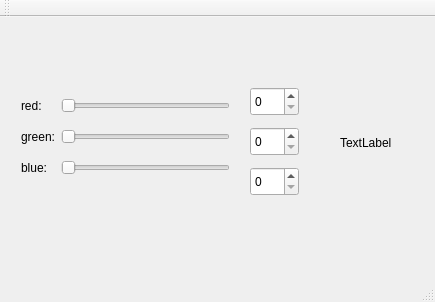
<?xml version="1.0" encoding="UTF-8"?>
<ui version="4.0">
 <class>MainWindow</class>
 <widget class="QMainWindow" name="MainWindow">
  <property name="geometry">
   <rect>
    <x>0</x>
    <y>0</y>
    <width>435</width>
    <height>302</height>
   </rect>
  </property>
  <property name="windowTitle">
   <string>MainWindow</string>
  </property>
  <widget class="QWidget" name="centralWidget">
   <widget class="QWidget" name="gridLayoutWidget">
    <property name="geometry">
     <rect>
      <x>10</x>
      <y>60</y>
      <width>231</width>
      <height>121</height>
     </rect>
    </property>
    <layout class="QGridLayout" name="gridLayout">
     <item row="1" column="1">
      <widget class="QSlider" name="horizontalSliderRed">
       <property name="orientation">
        <enum>Qt::Horizontal</enum>
       </property>
      </widget>
     </item>
     <item row="2" column="1">
      <widget class="QSlider" name="horizontalSliderGreen">
       <property name="orientation">
        <enum>Qt::Horizontal</enum>
       </property>
      </widget>
     </item>
     <item row="3" column="0">
      <widget class="QLabel" name="labelBlue">
       <property name="text">
        <string>blue:</string>
       </property>
      </widget>
     </item>
     <item row="1" column="0">
      <widget class="QLabel" name="labelRed">
       <property name="text">
        <string>red:</string>
       </property>
      </widget>
     </item>
     <item row="2" column="0">
      <widget class="QLabel" name="labelGreen">
       <property name="text">
        <string>green:</string>
       </property>
      </widget>
     </item>
     <item row="3" column="1">
      <widget class="QSlider" name="horizontalSliderBlue">
       <property name="orientation">
        <enum>Qt::Horizontal</enum>
       </property>
      </widget>
     </item>
    </layout>
   </widget>
   <widget class="QLabel" name="colorLabel">
    <property name="geometry">
     <rect>
      <x>340</x>
      <y>100</y>
      <width>62</width>
      <height>51</height>
     </rect>
    </property>
    <property name="text">
     <string>TextLabel</string>
    </property>
   </widget>
   <widget class="QSpinBox" name="spinBoxRed">
    <property name="geometry">
     <rect>
      <x>250</x>
      <y>70</y>
      <width>49</width>
      <height>29</height>
     </rect>
    </property>
   </widget>
   <widget class="QSpinBox" name="spinBoxGreen">
    <property name="geometry">
     <rect>
      <x>250</x>
      <y>110</y>
      <width>49</width>
      <height>29</height>
     </rect>
    </property>
   </widget>
   <widget class="QSpinBox" name="spinBoxBlue">
    <property name="geometry">
     <rect>
      <x>250</x>
      <y>150</y>
      <width>49</width>
      <height>29</height>
     </rect>
    </property>
   </widget>
  </widget>
  <widget class="QMenuBar" name="menuBar">
   <property name="geometry">
    <rect>
     <x>0</x>
     <y>0</y>
     <width>435</width>
     <height>25</height>
    </rect>
   </property>
  </widget>
  <widget class="QToolBar" name="mainToolBar">
   <attribute name="toolBarArea">
    <enum>TopToolBarArea</enum>
   </attribute>
   <attribute name="toolBarBreak">
    <bool>false</bool>
   </attribute>
  </widget>
  <widget class="QStatusBar" name="statusBar"/>
 </widget>
 <layoutdefault spacing="6" margin="11"/>
 <resources/>
 <connections>
  <connection>
   <sender>horizontalSliderRed</sender>
   <signal>valueChanged(int)</signal>
   <receiver>spinBoxRed</receiver>
   <slot>setValue(int)</slot>
   <hints>
    <hint type="sourcelabel">
     <x>131</x>
     <y>126</y>
    </hint>
    <hint type="destinationlabel">
     <x>283</x>
     <y>126</y>
    </hint>
   </hints>
  </connection>
  <connection>
   <sender>horizontalSliderGreen</sender>
   <signal>valueChanged(int)</signal>
   <receiver>spinBoxGreen</receiver>
   <slot>setValue(int)</slot>
   <hints>
    <hint type="sourcelabel">
     <x>155</x>
     <y>162</y>
    </hint>
    <hint type="destinationlabel">
     <x>266</x>
     <y>165</y>
    </hint>
   </hints>
  </connection>
  <connection>
   <sender>horizontalSliderBlue</sender>
   <signal>valueChanged(int)</signal>
   <receiver>spinBoxBlue</receiver>
   <slot>setValue(int)</slot>
   <hints>
    <hint type="sourcelabel">
     <x>146</x>
     <y>196</y>
    </hint>
    <hint type="destinationlabel">
     <x>273</x>
     <y>210</y>
    </hint>
   </hints>
  </connection>
 </connections>
</ui>
